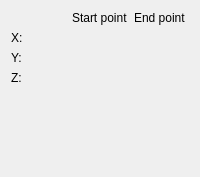
        <widget class="QWidget" name="page12_edge">
         <layout class="QGridLayout" name="gridLayout_6">
          <item row="0" column="0">
           <layout class="QGridLayout" name="gridLayout_5">
            <item row="0" column="1">
             <widget class="QLabel" name="Start_Vertex">
              <property name="text">
               <string>Start point</string>
              </property>
             </widget>
            </item>
            <item row="0" column="2">
             <widget class="QLabel" name="Finish_Vertex">
              <property name="text">
               <string>End point</string>
              </property>
              <property name="alignment">
               <set>Qt::AlignLeading|Qt::AlignLeft|Qt::AlignVCenter</set>
              </property>
             </widget>
            </item>
            <item row="1" column="0">
             <widget class="QLabel" name="X1">
              <property name="text">
               <string>X:</string>
              </property>
              <property name="alignment">
               <set>Qt::AlignLeading|Qt::AlignLeft|Qt::AlignVCenter</set>
              </property>
             </widget>
            </item>
            <item row="1" column="1">
             <widget class="Gui::QuantitySpinBox" name="edgeX1" native="true">
              <property name="keyboardTracking" stdset="0">
               <bool>false</bool>
              </property>
              <property name="unit" stdset="0">
               <string notr="true">mm</string>
              </property>
             </widget>
            </item>
            <item row="1" column="2">
             <widget class="Gui::QuantitySpinBox" name="edgeX2" native="true">
              <property name="keyboardTracking" stdset="0">
               <bool>false</bool>
              </property>
              <property name="unit" stdset="0">
               <string notr="true">mm</string>
              </property>
              <property name="value" stdset="0">
               <double>10.000000000000000</double>
              </property>
             </widget>
            </item>
            <item row="2" column="0">
             <widget class="QLabel" name="Y1">
              <property name="text">
               <string>Y:</string>
              </property>
              <property name="alignment">
               <set>Qt::AlignLeading|Qt::AlignLeft|Qt::AlignVCenter</set>
              </property>
             </widget>
            </item>
            <item row="2" column="1">
             <widget class="Gui::QuantitySpinBox" name="edgeY1" native="true">
              <property name="keyboardTracking" stdset="0">
               <bool>false</bool>
              </property>
              <property name="unit" stdset="0">
               <string notr="true">mm</string>
              </property>
             </widget>
            </item>
            <item row="2" column="2">
             <widget class="Gui::QuantitySpinBox" name="edgeY2" native="true">
              <property name="keyboardTracking" stdset="0">
               <bool>false</bool>
              </property>
              <property name="unit" stdset="0">
               <string notr="true">mm</string>
              </property>
              <property name="value" stdset="0">
               <double>10.000000000000000</double>
              </property>
             </widget>
            </item>
            <item row="3" column="0">
             <widget class="QLabel" name="Z1">
              <property name="text">
               <string>Z:</string>
              </property>
              <property name="alignment">
               <set>Qt::AlignLeading|Qt::AlignLeft|Qt::AlignVCenter</set>
              </property>
             </widget>
            </item>
            <item row="3" column="1">
             <widget class="Gui::QuantitySpinBox" name="edgeZ1" native="true">
              <property name="keyboardTracking" stdset="0">
               <bool>false</bool>
              </property>
              <property name="unit" stdset="0">
               <string notr="true">mm</string>
              </property>
             </widget>
            </item>
            <item row="3" column="2">
             <widget class="Gui::QuantitySpinBox" name="edgeZ2" native="true">
              <property name="keyboardTracking" stdset="0">
               <bool>false</bool>
              </property>
              <property name="unit" stdset="0">
               <string notr="true">mm</string>
              </property>
              <property name="value" stdset="0">
               <double>10.000000000000000</double>
              </property>
             </widget>
            </item>
           </layout>
          </item>
          <item row="1" column="0">
           <spacer name="verticalSpacer_4">
            <property name="orientation">
             <enum>Qt::Vertical</enum>
            </property>
            <property name="sizeHint" stdset="0">
             <size>
              <width>20</width>
              <height>81</height>
             </size>
            </property>
           </spacer>
          </item>
         </layout>
        </widget>
